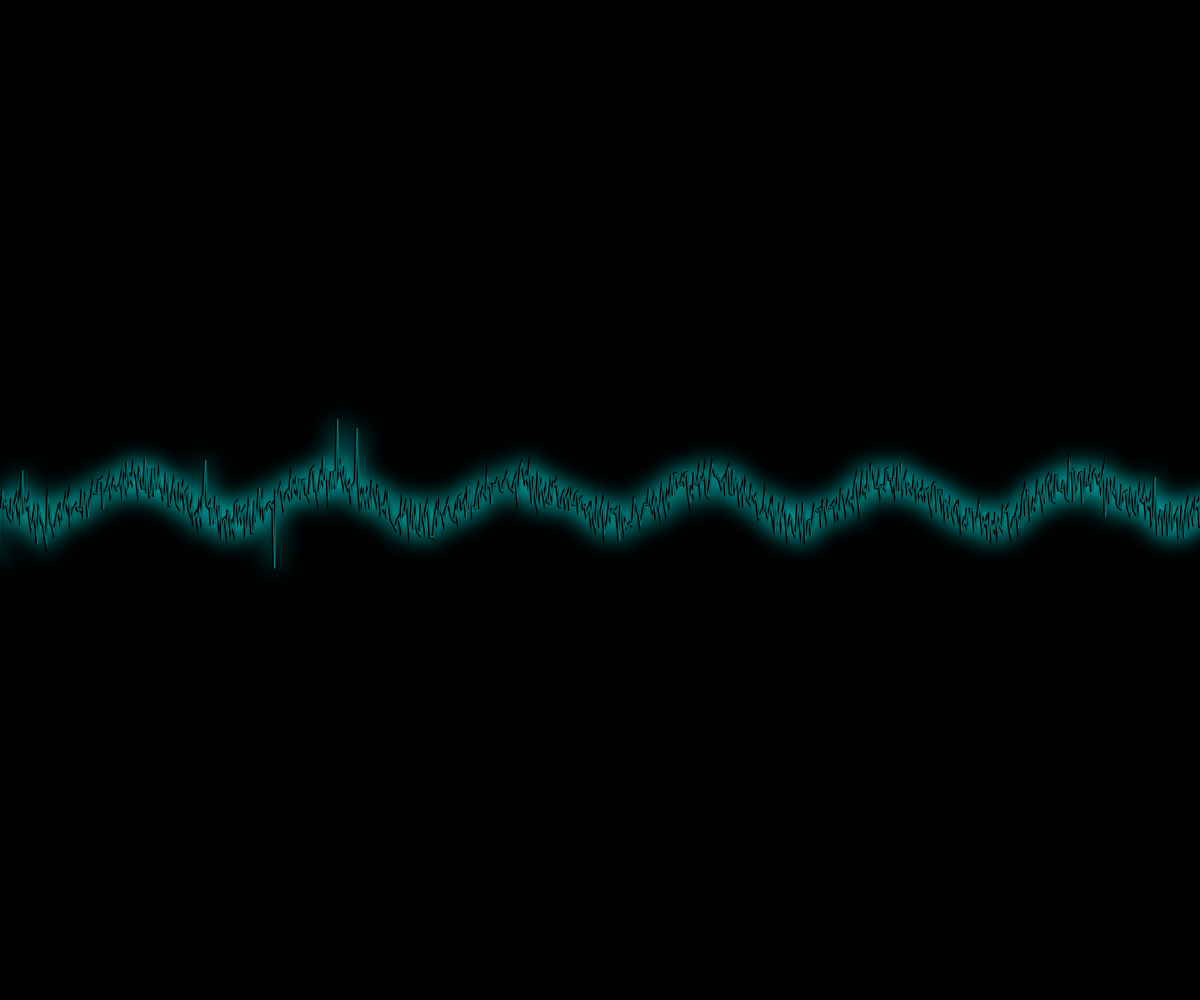
Frame 1 (no input)
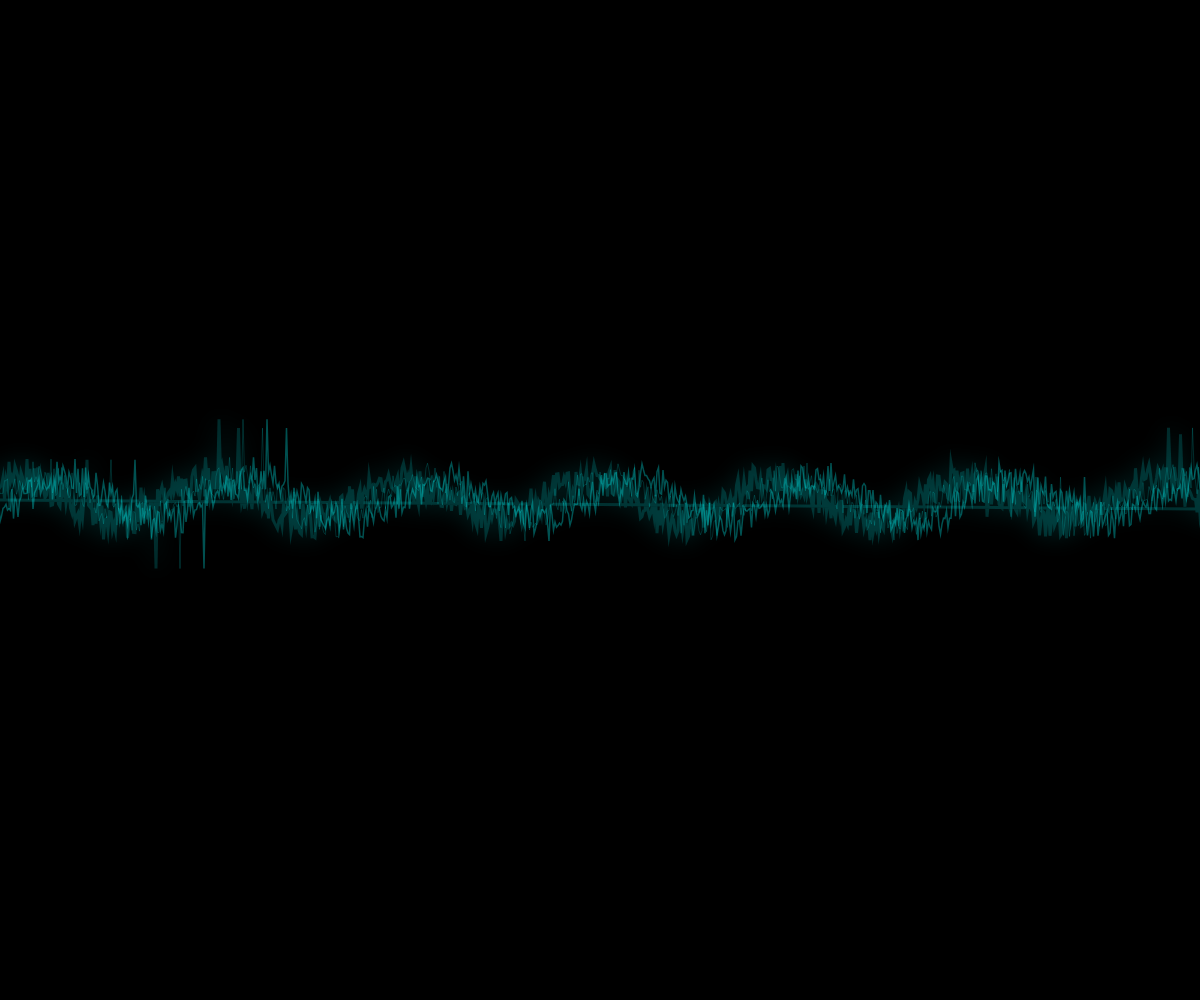
Frame 60 (no input)
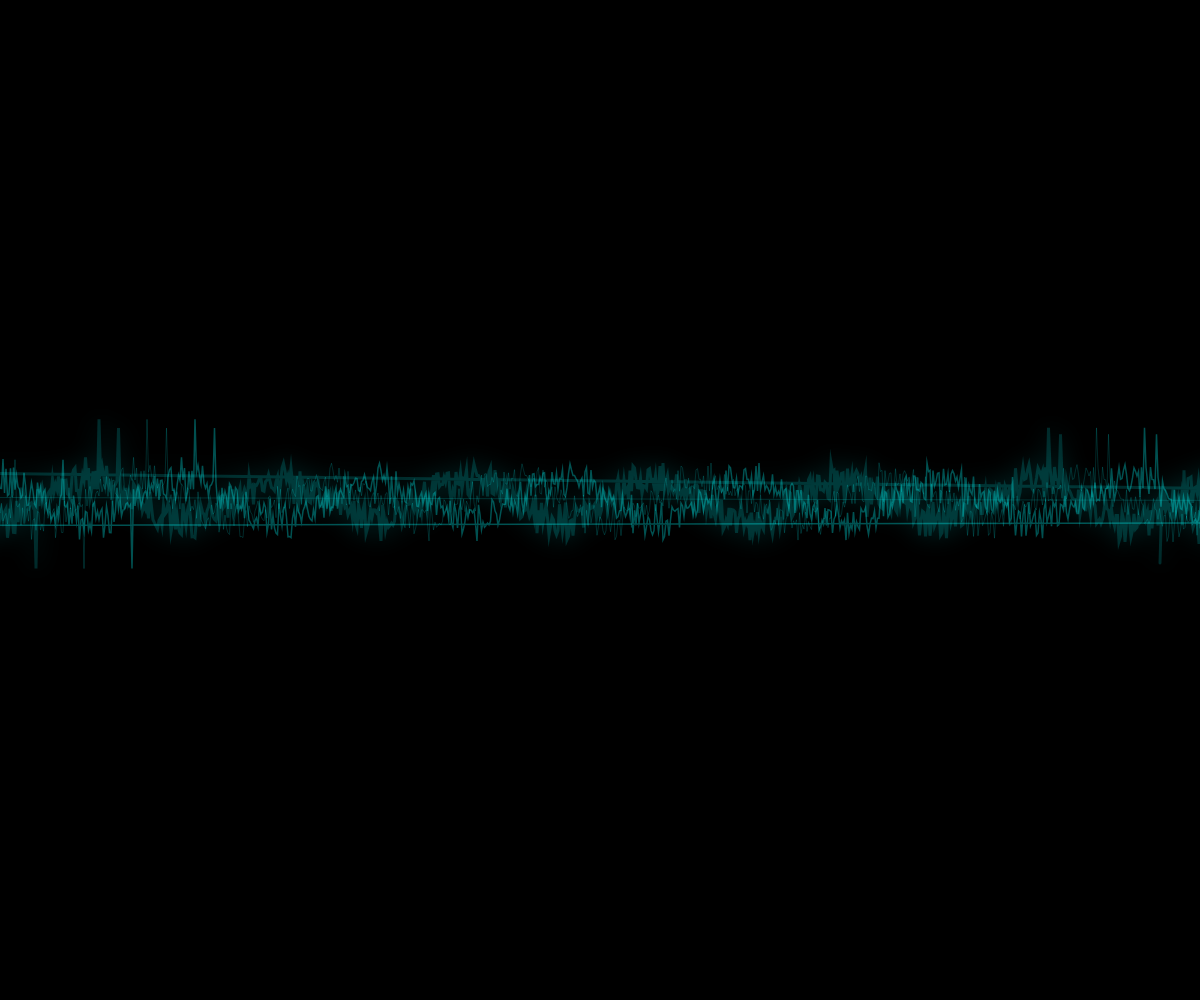
Frame 120 (the mouse pressed at the canvas centre since frame 60)

The p5.js sketch that drew these frames (run headless with seeded random() and noise() and a simulated clock; from frame 60 on, the mouse is pressed at the canvas centre):

// p5.js sketch
// ── sketch.js
let heartbeats = [];
let time = 0;

function setup() {
  createCanvas(windowWidth, windowHeight);
  
  // Generate a highly irregular EKG waveform with unpredictable spikes and dips
  for (let i = 0; i < 3000; i++) {
    let x = i * 1.5;
    let y = 0;
    
    // Main heartbeat peak - highly irregular
    if (i % random(80, 120) === 0) {
      y += random(100, 150);
    }
    
    // Additional spikes for chaotic pattern
    if (i % random(30, 70) === 0) {
      y += random(-50, -20);
    }
    
    // Random irregularities for natural variation
    if (random() > 0.98) {
      y += random(-60, 60);
    }
    
    // Add some smooth but unpredictable waves
    y += sin(i * 0.05 + time * 0.01) * random(10, 30);
    
    // Add chaotic noise for unpredictability
    y += random(-15, 15);
    
    heartbeats.push({ x, y });
  }
}

function draw() {
  background(0);
  
  // Animate the scrolling effect
  time += 2;
  
  strokeWeight(3);
  noFill();
  
  // Draw main EKG line with intense neon glow
  drawingContext.shadowBlur = 25;
  drawingContext.shadowColor = color(0, 255, 255);
  
  beginShape();
  for (let i = 0; i < heartbeats.length; i++) {
    let x = heartbeats[i].x - time;
    let y = heartbeats[i].y;
    
    // Wrap around the canvas
    if (x < -100) x += width + 200;
    
    vertex(x, height/2 + y);
  }
  endShape();
  
  // Reset shadow
  drawingContext.shadowBlur = 0;
  
  // Draw a second, fainter line for more visual complexity
  stroke(0, 255, 255, 80);
  strokeWeight(1.5);
  
  beginShape();
  for (let i = 0; i < heartbeats.length; i++) {
    let x = heartbeats[i].x - time * 0.6;
    let y = heartbeats[i].y;
    
    if (x < -100) x += width + 200;
    
    vertex(x, height/2 + y);
  }
  endShape();
  
  // Draw a third, even fainter line for depth
  stroke(0, 255, 255, 40);
  strokeWeight(1);
  
  beginShape();
  for (let i = 0; i < heartbeats.length; i++) {
    let x = heartbeats[i].x - time * 0.8;
    let y = heartbeats[i].y;
    
    if (x < -100) x += width + 200;
    
    vertex(x, height/2 + y);
  }
  endShape();
}

function windowResized() {
  resizeCanvas(windowWidth, windowHeight);
}
